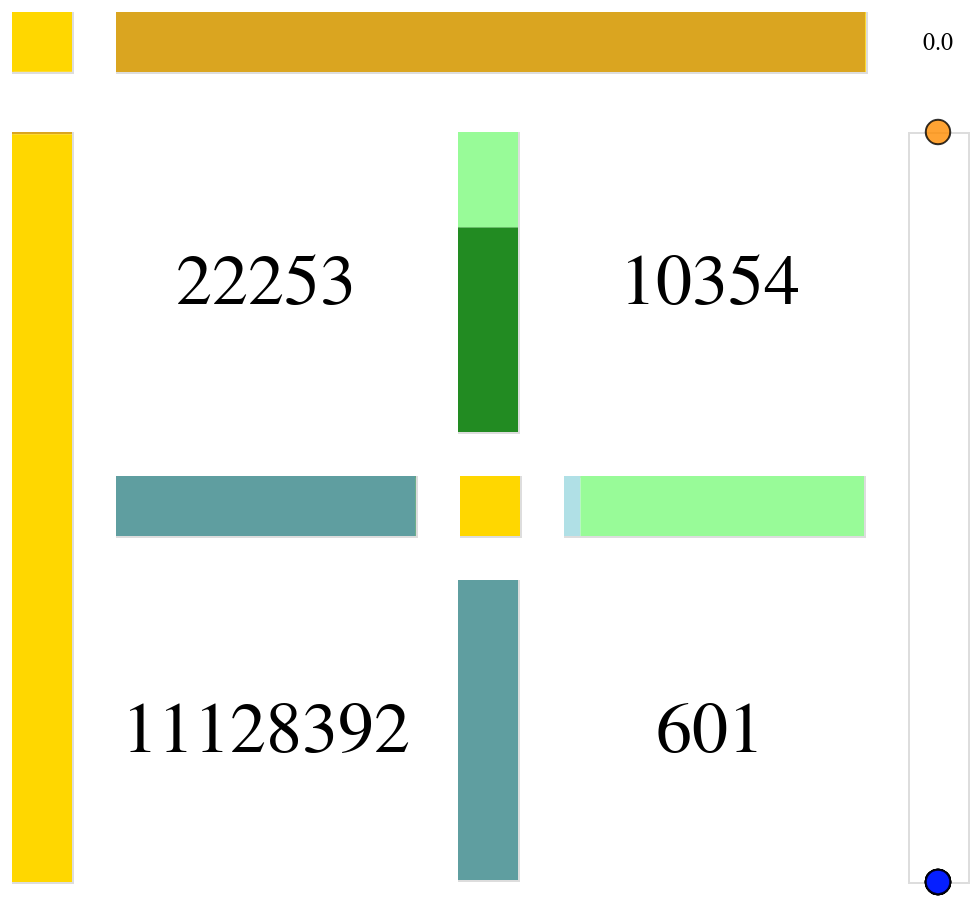

The notebook cell this image was saved under:
### Code cell
Yy, Yn, Ny, Nn = confusion_matrix.get_matrix()
confusion_matrix_chart(Yy, Yn, Ny, Nn)

### Figure 1 — Vega-Lite specification as saved in the notebook (floating-point values rounded to 4 significant figures)
{"config": {"view": {"continuousWidth": 400, "continuousHeight": 300}}, "vconcat": [{"hconcat": [{"data": {"name": "data-56b8a82d2cd9614ef88536bf572ff56a"}, "mark": {"type": "bar", "size": 30}, "encoding": {"color": {"type": "nominal", "field": "label", "legend": null, "scale": {"domain": ["Yy", "Yn", "Ny", "Nn", "y|Y", "n|Y", "n|N", "y|N", "Y|y", "N|y", "N|n", "Y|n", "Y", "N", "y", "n", "Y*", "N*", "y*", "n*", "OR_lci90", "OR_lci95", "OR_lci99", "OR", "OR_uci90", "OR_uci95", "OR_uci99", "1", "ACC", "ACC-", "F1", "F1-"], "range": ["snow", "snow", "snow", "snow", "forestgreen", "palegreen", "powderblue", "cadetblue", "forestgreen", "cadetblue", "powderblue", "palegreen", "goldenrod", "gold", "goldenrod", "gold", "goldenrod", "gold", "goldenrod", "gold", "dodgerblue", "deepskyblue", "lightskyblue", "blue", "dodgerblue", "deepskyblue", "lightskyblue", "darkorange", "goldenrod", "gold", "goldenrod", "gold"]}}, "order": {"type": "nominal", "field": "label", "sort": "ascending"}, "tooltip": [{"type": "quantitative", "field": "value"}], "y": {"type": "quantitative", "aggregate": "sum", "axis": null, "field": "value", "stack": "normalize", "title": null}}, "height": 30, "width": 30}, {"data": {"name": "data-1e5ec6f336ff0d3b5c1a833d88fe840a"}, "mark": {"type": "bar", "size": 30}, "encoding": {"color": {"type": "nominal", "field": "label", "legend": null, "scale": {"domain": ["Yy", "Yn", "Ny", "Nn", "y|Y", "n|Y", "n|N", "y|N", "Y|y", "N|y", "N|n", "Y|n", "Y", "N", "y", "n", "Y*", "N*", "y*", "n*", "OR_lci90", "OR_lci95", "OR_lci99", "OR", "OR_uci90", "OR_uci95", "OR_uci99", "1", "ACC", "ACC-", "F1", "F1-"], "range": ["snow", "snow", "snow", "snow", "forestgreen", "palegreen", "powderblue", "cadetblue", "forestgreen", "cadetblue", "powderblue", "palegreen", "goldenrod", "gold", "goldenrod", "gold", "goldenrod", "gold", "goldenrod", "gold", "dodgerblue", "deepskyblue", "lightskyblue", "blue", "dodgerblue", "deepskyblue", "lightskyblue", "darkorange", "goldenrod", "gold", "goldenrod", "gold"]}}, "order": {"type": "nominal", "field": "label", "sort": "descending"}, "tooltip": [{"type": "quantitative", "field": "value"}], "x": {"type": "quantitative", "aggregate": "sum", "axis": null, "field": "value", "stack": "normalize", "title": null}}, "height": 30, "width": 375}, {"data": {"name": "data-948f8d122a558ff300fed9387a477cb9"}, "mark": {"type": "text", "color": "black", "fontSize": 12}, "encoding": {"text": {"type": "quantitative", "aggregate": "sum", "field": "value", "format": ".1f"}}, "height": 30, "width": 30}]}, {"hconcat": [{"data": {"name": "data-f73dd7a201d98db3dd36e39986c45f74"}, "mark": {"type": "bar", "size": 30}, "encoding": {"color": {"type": "nominal", "field": "label", "legend": null, "scale": {"domain": ["Yy", "Yn", "Ny", "Nn", "y|Y", "n|Y", "n|N", "y|N", "Y|y", "N|y", "N|n", "Y|n", "Y", "N", "y", "n", "Y*", "N*", "y*", "n*", "OR_lci90", "OR_lci95", "OR_lci99", "OR", "OR_uci90", "OR_uci95", "OR_uci99", "1", "ACC", "ACC-", "F1", "F1-"], "range": ["snow", "snow", "snow", "snow", "forestgreen", "palegreen", "powderblue", "cadetblue", "forestgreen", "cadetblue", "powderblue", "palegreen", "goldenrod", "gold", "goldenrod", "gold", "goldenrod", "gold", "goldenrod", "gold", "dodgerblue", "deepskyblue", "lightskyblue", "blue", "dodgerblue", "deepskyblue", "lightskyblue", "darkorange", "goldenrod", "gold", "goldenrod", "gold"]}}, "order": {"type": "nominal", "field": "label", "sort": "ascending"}, "tooltip": [{"type": "quantitative", "field": "value"}], "y": {"type": "quantitative", "aggregate": "sum", "axis": null, "field": "value", "stack": "normalize", "title": null}}, "height": 375, "width": 30}, {"vconcat": [{"hconcat": [{"data": {"name": "data-82e9ee7b58371a5e1d9b2a84e413ee6a"}, "mark": {"type": "text", "color": "black", "fontSize": 36}, "encoding": {"text": {"type": "quantitative", "aggregate": "sum", "field": "value", "format": ".0f"}}, "height": 150, "width": 150}, {"data": {"name": "data-d7da23a0577838c5fdf85c6bdf487d9b"}, "mark": {"type": "bar", "size": 30}, "encoding": {"color": {"type": "nominal", "field": "label", "legend": null, "scale": {"domain": ["Yy", "Yn", "Ny", "Nn", "y|Y", "n|Y", "n|N", "y|N", "Y|y", "N|y", "N|n", "Y|n", "Y", "N", "y", "n", "Y*", "N*", "y*", "n*", "OR_lci90", "OR_lci95", "OR_lci99", "OR", "OR_uci90", "OR_uci95", "OR_uci99", "1", "ACC", "ACC-", "F1", "F1-"], "range": ["snow", "snow", "snow", "snow", "forestgreen", "palegreen", "powderblue", "cadetblue", "forestgreen", "cadetblue", "powderblue", "palegreen", "goldenrod", "gold", "goldenrod", "gold", "goldenrod", "gold", "goldenrod", "gold", "dodgerblue", "deepskyblue", "lightskyblue", "blue", "dodgerblue", "deepskyblue", "lightskyblue", "darkorange", "goldenrod", "gold", "goldenrod", "gold"]}}, "order": {"type": "nominal", "field": "label", "sort": "descending"}, "tooltip": [{"type": "quantitative", "field": "value"}], "y": {"type": "quantitative", "aggregate": "sum", "axis": null, "field": "value", "stack": "normalize", "title": null}}, "height": 150, "width": 30}, {"data": {"name": "data-998ab66e57b91d8ca179ec9310ffa0c8"}, "mark": {"type": "text", "color": "black", "fontSize": 36}, "encoding": {"text": {"type": "quantitative", "aggregate": "sum", "field": "value", "format": ".0f"}}, "height": 150, "width": 150}]}, {"hconcat": [{"data": {"name": "data-38f7c1359df6a2d6ce13da7b25aef3f3"}, "mark": {"type": "bar", "size": 30}, "encoding": {"color": {"type": "nominal", "field": "label", "legend": null, "scale": {"domain": ["Yy", "Yn", "Ny", "Nn", "y|Y", "n|Y", "n|N", "y|N", "Y|y", "N|y", "N|n", "Y|n", "Y", "N", "y", "n", "Y*", "N*", "y*", "n*", "OR_lci90", "OR_lci95", "OR_lci99", "OR", "OR_uci90", "OR_uci95", "OR_uci99", "1", "ACC", "ACC-", "F1", "F1-"], "range": ["snow", "snow", "snow", "snow", "forestgreen", "palegreen", "powderblue", "cadetblue", "forestgreen", "cadetblue", "powderblue", "palegreen", "goldenrod", "gold", "goldenrod", "gold", "goldenrod", "gold", "goldenrod", "gold", "dodgerblue", "deepskyblue", "lightskyblue", "blue", "dodgerblue", "deepskyblue", "lightskyblue", "darkorange", "goldenrod", "gold", "goldenrod", "gold"]}}, "order": {"type": "nominal", "field": "label", "sort": "ascending"}, "tooltip": [{"type": "quantitative", "field": "value"}], "x": {"type": "quantitative", "aggregate": "sum", "axis": null, "field": "value", "stack": "normalize", "title": null}}, "height": 30, "width": 150}, {"data": {"name": "data-5a59b761fc4dabc880c7579631932f50"}, "mark": {"type": "bar", "size": 30}, "encoding": {"color": {"type": "nominal", "field": "label", "legend": null, "scale": {"domain": ["Yy", "Yn", "Ny", "Nn", "y|Y", "n|Y", "n|N", "y|N", "Y|y", "N|y", "N|n", "Y|n", "Y", "N", "y", "n", "Y*", "N*", "y*", "n*", "OR_lci90", "OR_lci95", "OR_lci99", "OR", "OR_uci90", "OR_uci95", "OR_uci99", "1", "ACC", "ACC-", "F1", "F1-"], "range": ["snow", "snow", "snow", "snow", "forestgreen", "palegreen", "powderblue", "cadetblue", "forestgreen", "cadetblue", "powderblue", "palegreen", "goldenrod", "gold", "goldenrod", "gold", "goldenrod", "gold", "goldenrod", "gold", "dodgerblue", "deepskyblue", "lightskyblue", "blue", "dodgerblue", "deepskyblue", "lightskyblue", "darkorange", "goldenrod", "gold", "goldenrod", "gold"]}}, "order": {"type": "nominal", "field": "label", "sort": "ascending"}, "tooltip": [{"type": "quantitative", "field": "value"}], "y": {"type": "quantitative", "aggregate": "sum", "axis": null, "field": "value", "stack": "normalize", "title": null}}, "height": 30, "width": 30}, {"data": {"name": "data-3b3c24b21e359b52d406844f2b4e2988"}, "mark": {"type": "bar", "size": 30}, "encoding": {"color": {"type": "nominal", "field": "label", "legend": null, "scale": {"domain": ["Yy", "Yn", "Ny", "Nn", "y|Y", "n|Y", "n|N", "y|N", "Y|y", "N|y", "N|n", "Y|n", "Y", "N", "y", "n", "Y*", "N*", "y*", "n*", "OR_lci90", "OR_lci95", "OR_lci99", "OR", "OR_uci90", "OR_uci95", "OR_uci99", "1", "ACC", "ACC-", "F1", "F1-"], "range": ["snow", "snow", "snow", "snow", "forestgreen", "palegreen", "powderblue", "cadetblue", "forestgreen", "cadetblue", "powderblue", "palegreen", "goldenrod", "gold", "goldenrod", "gold", "goldenrod", "gold", "goldenrod", "gold", "dodgerblue", "deepskyblue", "lightskyblue", "blue", "dodgerblue", "deepskyblue", "lightskyblue", "darkorange", "goldenrod", "gold", "goldenrod", "gold"]}}, "order": {"type": "nominal", "field": "label", "sort": "ascending"}, "tooltip": [{"type": "quantitative", "field": "value"}], "x": {"type": "quantitative", "aggregate": "sum", "axis": null, "field": "value", "stack": "normalize", "title": null}}, "height": 30, "width": 150}]}, {"hconcat": [{"data": {"name": "data-b069f5f55f11b8e7b621e9d636836cc0"}, "mark": {"type": "text", "color": "black", "fontSize": 36}, "encoding": {"text": {"type": "quantitative", "aggregate": "sum", "field": "value", "format": ".0f"}}, "height": 150, "width": 150}, {"data": {"name": "data-c108cbeba57a588c29436c49907f1a6c"}, "mark": {"type": "bar", "size": 30}, "encoding": {"color": {"type": "nominal", "field": "label", "legend": null, "scale": {"domain": ["Yy", "Yn", "Ny", "Nn", "y|Y", "n|Y", "n|N", "y|N", "Y|y", "N|y", "N|n", "Y|n", "Y", "N", "y", "n", "Y*", "N*", "y*", "n*", "OR_lci90", "OR_lci95", "OR_lci99", "OR", "OR_uci90", "OR_uci95", "OR_uci99", "1", "ACC", "ACC-", "F1", "F1-"], "range": ["snow", "snow", "snow", "snow", "forestgreen", "palegreen", "powderblue", "cadetblue", "forestgreen", "cadetblue", "powderblue", "palegreen", "goldenrod", "gold", "goldenrod", "gold", "goldenrod", "gold", "goldenrod", "gold", "dodgerblue", "deepskyblue", "lightskyblue", "blue", "dodgerblue", "deepskyblue", "lightskyblue", "darkorange", "goldenrod", "gold", "goldenrod", "gold"]}}, "order": {"type": "nominal", "field": "label", "sort": "descending"}, "tooltip": [{"type": "quantitative", "field": "value"}], "y": {"type": "quantitative", "aggregate": "sum", "axis": null, "field": "value", "stack": "normalize", "title": null}}, "height": 150, "width": 30}, {"data": {"name": "data-7e58dd3ffc972c75c09917fed47005e2"}, "mark": {"type": "text", "color": "black", "fontSize": 36}, "encoding": {"text": {"type": "quantitative", "aggregate": "sum", "field": "value", "format": ".0f"}}, "height": 150, "width": 150}]}]}, {"data": {"name": "data-97ef7e84497824c4a0e519bc24671eac"}, "mark": {"type": "circle", "opacity": 0.8, "size": 150, "stroke": "black", "strokeWidth": 1}, "encoding": {"color": {"type": "nominal", "field": "label", "legend": null, "scale": {"domain": ["Yy", "Yn", "Ny", "Nn", "y|Y", "n|Y", "n|N", "y|N", "Y|y", "N|y", "N|n", "Y|n", "Y", "N", "y", "n", "Y*", "N*", "y*", "n*", "OR_lci90", "OR_lci95", "OR_lci99", "OR", "OR_uci90", "OR_uci95", "OR_uci99", "1", "ACC", "ACC-", "F1", "F1-"], "range": ["snow", "snow", "snow", "snow", "forestgreen", "palegreen", "powderblue", "cadetblue", "forestgreen", "cadetblue", "powderblue", "palegreen", "goldenrod", "gold", "goldenrod", "gold", "goldenrod", "gold", "goldenrod", "gold", "dodgerblue", "deepskyblue", "lightskyblue", "blue", "dodgerblue", "deepskyblue", "lightskyblue", "darkorange", "goldenrod", "gold", "goldenrod", "gold"]}}, "order": {"type": "nominal", "field": "label", "sort": "descending"}, "tooltip": [{"type": "quantitative", "field": "value"}], "y": {"type": "quantitative", "axis": null, "field": "value", "title": null}}, "height": 375, "width": 30}]}], "$schema": "https://vega.github.io/schema/vega-lite/v4.8.1.json", "datasets": {"data-56b8a82d2cd9614ef88536bf572ff56a": [{"label": "F1", "value": 0.00398}, {"label": "F1-", "value": 0.996}], "data-1e5ec6f336ff0d3b5c1a833d88fe840a": [{"label": "y*", "value": 0.999}, {"label": "n*", "value": 0.0009815}], "data-948f8d122a558ff300fed9387a477cb9": [{"label": "OR", "value": 0.0001161}], "data-f73dd7a201d98db3dd36e39986c45f74": [{"label": "Y*", "value": 0.002921}, {"label": "N*", "value": 0.9971}], "data-82e9ee7b58371a5e1d9b2a84e413ee6a": [{"label": "Yy", "value": 22250.0}], "data-d7da23a0577838c5fdf85c6bdf487d9b": [{"label": "y|Y", "value": 0.6825}, {"label": "n|Y", "value": 0.3175}], "data-998ab66e57b91d8ca179ec9310ffa0c8": [{"label": "Yn", "value": 10350.0}], "data-38f7c1359df6a2d6ce13da7b25aef3f3": [{"label": "Y|y", "value": 0.001996}, {"label": "N|y", "value": 0.998}], "data-5a59b761fc4dabc880c7579631932f50": [{"label": "ACC", "value": 0.002048}, {"label": "ACC-", "value": 0.998}], "data-3b3c24b21e359b52d406844f2b4e2988": [{"label": "N|n", "value": 0.05486}, {"label": "Y|n", "value": 0.9451}], "data-b069f5f55f11b8e7b621e9d636836cc0": [{"label": "Ny", "value": 11130000.0}], "data-c108cbeba57a588c29436c49907f1a6c": [{"label": "n|N", "value": 5.4e-05}, {"label": "y|N", "value": 0.9999}], "data-7e58dd3ffc972c75c09917fed47005e2": [{"label": "Nn", "value": 601.0}], "data-97ef7e84497824c4a0e519bc24671eac": [{"label": "OR_lci90", "value": 0.0001083}, {"label": "OR_lci95", "value": 0.0001068}, {"label": "OR_lci99", "value": 0.000104}, {"label": "OR", "value": 0.0001161}, {"label": "OR_uci90", "value": 0.0001244}, {"label": "OR_uci95", "value": 0.0001262}, {"label": "OR_uci99", "value": 0.0001295}, {"label": "1", "value": 1.0}]}}
